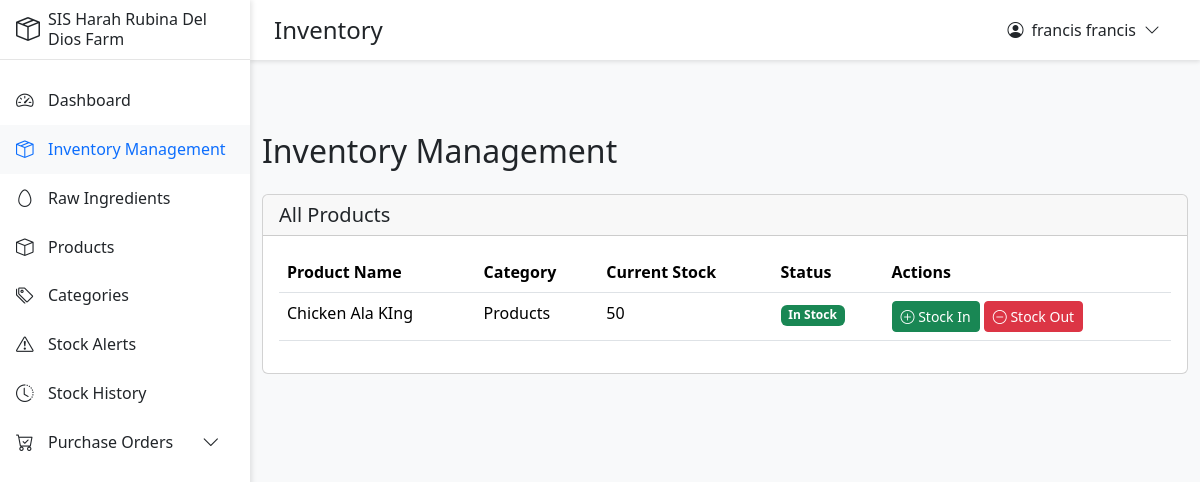
The app's page /roles/stock_clerk/inventory.php (signed in) with its own data.
### tables this page shows
CREATE TABLE `tbl_products` (
  `product_id` int(11) NOT NULL,
  `product_name` varchar(255) NOT NULL,
  `product_selling_price` decimal(10,2) DEFAULT NULL,
  `product_image` varchar(255) DEFAULT NULL,
  `product_quantity` int(11) DEFAULT 0,
  `product_restock_qty` int(11) DEFAULT 0,
  `category_id` int(11) DEFAULT NULL,
  `product_created_at` timestamp NOT NULL DEFAULT current_timestamp(),
  `employee_id` int(11) DEFAULT NULL
);

CREATE TABLE `tbl_categories` (
  `category_id` int(11) NOT NULL,
  `category_name` varchar(255) NOT NULL,
  `category_description` text DEFAULT NULL,
  `created_at` timestamp NOT NULL DEFAULT current_timestamp(),
  `updated_at` timestamp NOT NULL DEFAULT current_timestamp() ON UPDATE current_timestamp()
);

### roles/stock_clerk/inventory.php (the view, shortened to what this page needs)
<?php
require_once '../../config/database.php';
require_once '../../includes/header.php';
$query = "SELECT p.*, c.category_name,
          CONCAT(e.first_name, ' ', e.last_name) as employee_name
          FROM tbl_products p
          LEFT JOIN tbl_categories c ON p.category_id = c.category_id
          LEFT JOIN tbl_employee e ON p.employee_id = e.employee_id
          ORDER BY p.product_name";
$result = $conn->query($query);
?>
<div class="container-fluid py-4">
    <div class="row mb-4">
        <div class="col">
            <h2 class="mb-4">Inventory Management</h2>
            <div class="card">
                <div class="card-header">
                    <div class="d-flex justify-content-between align-items-center">
                        <h5 class="mb-0">All Products</h5>
                    </div>
                </div>
                <div class="card-body">
                    <div class="table-responsive">
                        <table class="table table-hover">
                            <thead>
                                <tr>
                                    <th>Product Name</th>
                                    <th>Category</th>
                                    <th>Current Stock</th>
                                    <th>Status</th>
                                    <th>Actions</th>
                                </tr>
                            </thead>
                            <tbody>
                                <?php while ($product = $result->fetch_assoc()): ?>
                                    <tr>
                                        <td><?php echo htmlspecialchars($product['product_name']); ?></td>
                                        <td><?php echo htmlspecialchars($product['category_name']); ?></td>
                                        <td><?php echo $product['product_quantity']; ?></td>
                                        <td>
                                            <?php
                                            $status_class = $product['product_quantity'] == 0 ? 'bg-danger' :
                                                ($product['product_quantity'] <= $product['product_restock_qty'] ? 'bg-warning' : 'bg-success');
                                            $status_text = $product['product_quantity'] == 0 ? 'Out of Stock' :
                                                ($product['product_quantity'] <= $product['product_restock_qty'] ? 'Low Stock' : 'In Stock');
                                            ?>
                                            <span class="badge <?php echo $status_class; ?>">
                                                <?php echo $status_text; ?>
                                            </span>
                                        </td>
                                        <td>
                                            <button type="button"
                                                    class="btn btn-sm btn-success"
                                                    data-bs-toggle="modal"
                                                    data-bs-target="#stockInModal<?php echo $product['product_id']; ?>">
                                                <i class="bi bi-plus-circle"></i> Stock In
                                            </button>
                                            <button type="button"
                                                    class="btn btn-sm btn-danger"
                                                    data-bs-toggle="modal"
                                                    data-bs-target="#stockOutModal<?php echo $product['product_id']; ?>">
                                                <i class="bi bi-dash-circle"></i> Stock Out
                                            </button>
                                        </td>
                                    </tr>
                                <?php endwhile; ?>
                            </tbody>
                        </table>
                    </div>
                </div>
            </div>
        </div>
    </div>
</div>
<?php require_once '../../includes/footer.php'; ?>

### includes/header.php (style rules this page uses)
:root { --body-bg: #f8f9fa; --topbar-bg: #ffffff; --card-bg: #ffffff; --text-color: #212529; --border-color: rgba(0,0,0,0.1); }
body { min-height: 100vh; background-color: var(--body-bg); padding-left: 250px; padding-top: 60px; transition: padding-left 0.3s ease; color: var(--text-color); }

### records on screen
tbl_products: product_name "Chicken Ala KIng", category.category_name "Products", product_quantity "50", status_text "In Stock"

### other values on screen
$page_title "Inventory"
$_SESSION['full_name'] "francis francis"
